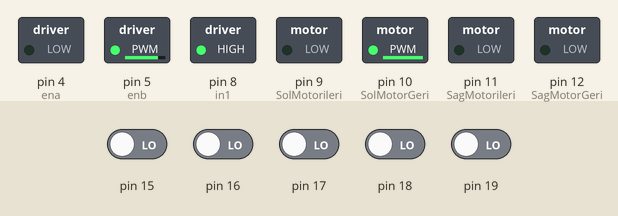
Recording of a sketch running on a simulated Arduino Uno, built with avr-gcc and run on an emulated ATmega328P. On the bench: switched loads named in the sketch (green lamp = pin HIGH). Inputs (shaded band) come from the test bench; at power-on: pin 15–19 LOW.

Above: at 13.9 s.
14.0 s: pin 15 driven HIGH
At 15.2 s:
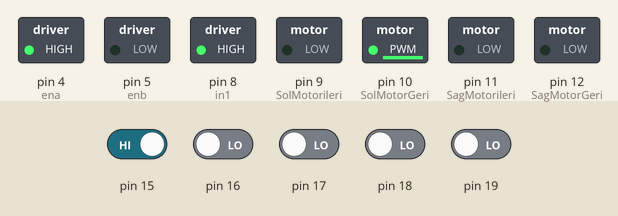
15.5 s: pin 18 driven HIGH
At 16.4 s:
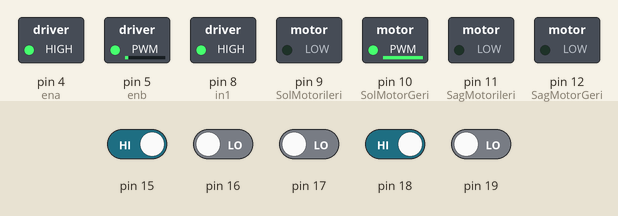
17.0 s: pin 19 driven HIGH
At 17.6 s:
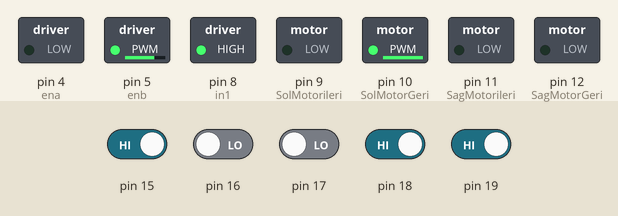
18.5 s: pin 16 driven HIGH
At 19.7 s:
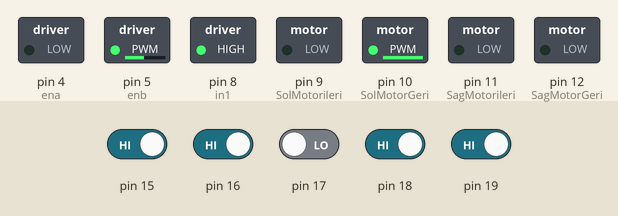
20.0 s: pin 16 driven LOW
At 21.0 s:
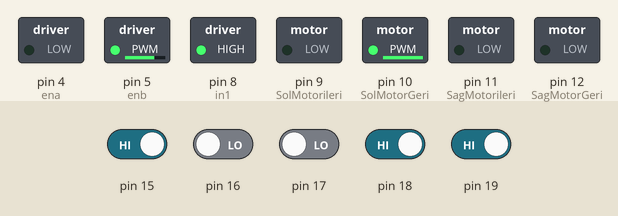
21.5 s: pin 17 driven HIGH
At 22.2 s:
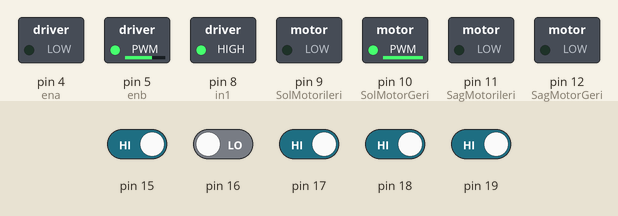
Timing chart, 0 to 24.0 s (numbered marks = the images above; inputs shaded):
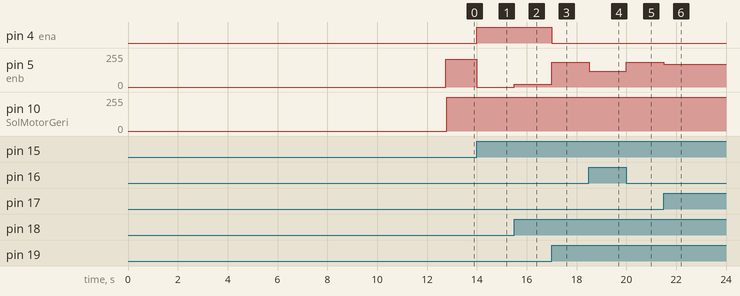

Measured:
- after the input at 14.0 s, pin 4 (ena): LOW → HIGH at once; pin 5 (enb): 210/255 → 0/255 at once
- after the input at 15.5 s, pin 5 (enb): 0/255 → 20/255 at once
- after the input at 17.0 s, pin 4 (ena): HIGH → LOW at once; pin 5 (enb): 20/255 → 186/255 at once
- after the input at 18.5 s, pin 5 (enb): 186/255 → 120/255 at once
- after the input at 20.0 s, pin 5 (enb): 120/255 → 186/255 at once
- after the input at 21.5 s, pin 5 (enb): 186/255 → 170/255 at once

The sketch:

cizgi_izleyen_robot.ino
```cpp
#include <QTRSensors.h>
#define SolMotorileri 9
#define SolMotorGeri 10
#define SagMotorileri 11
#define SagMotorGeri 12
#define ena 4
#define enb 5

#define KP .2
#define KD 5
#define M1_minumum_hiz 120
#define M2_minumum_hiz 120
#define M1_maksimum_hiz 210
#define M2_maksimum_hiz 210
#define MIDDLE_SENSOR 3
#define NUM_SENSORS 5
#define TIMEOUT 2500
#define EMITTER_PIN 2
#define DEBUG 0
int lastError = 0;
int last_proportional = 0;
int integral = 0;
const int in1 = 8;
const int in2 = 9;
const int in3 =  10;
const int in4 =  11;
QTRSensorsRC qtrrc((unsigned char[]) { 19,18,17,16,15} ,NUM_SENSORS, TIMEOUT, EMITTER_PIN);

unsigned int sensorValues[NUM_SENSORS];

void setup() {
pinMode(SolMotorileri,OUTPUT);
pinMode(SolMotorGeri,OUTPUT);
pinMode(SagMotorileri,OUTPUT);
pinMode(SagMotorGeri,OUTPUT);
pinMode(ena,OUTPUT);
pinMode(enb,OUTPUT);
pinMode(in1, OUTPUT);
pinMode(in2, OUTPUT);
pinMode(in3, OUTPUT);
pinMode(in4, OUTPUT);
delay(1500);
manual_calibration();
set_motors(0,0);

}

void loop() {
unsigned int sensors[5];
int position = qtrrc.readLine(sensors);
int error = position - 2000;

int motorSpeed = KP * error + KD * (error - lastError);
lastError = error;

int leftMotorSpeed = M1_minumum_hiz + motorSpeed;
int rightMotorSpeed = M2_minumum_hiz - motorSpeed;

set_motors(leftMotorSpeed, rightMotorSpeed);

}

void set_motors(int motor1speed, int motor2speed)
{
if (motor1speed > M1_maksimum_hiz ) motor1speed = M1_maksimum_hiz; //MAKSÝMUM MOTOR 1 HIZ LÝMÝTÝ
if (motor2speed > M2_maksimum_hiz ) motor2speed = M2_maksimum_hiz; // MAKSÝMUM MOTOR 2 HIZ LÝMÝTÝ
if (motor1speed < 0) motor1speed = 0; // MÝNIMUMMOTOER 1 HIZ LÝMÝTÝ
if (motor2speed < 0) motor2speed = 0; // MÝNÝMUM MOTOR 2 HIZ LÝMÝTÝ
analogWrite(ena,motor1speed);
analogWrite(enb,motor2speed);
digitalWrite(SolMotorileri,HIGH);
digitalWrite(SagMotorileri,HIGH);
digitalWrite(SolMotorGeri,LOW);
digitalWrite(SagMotorGeri,LOW);
digitalWrite(in1, HIGH);
digitalWrite(in2,  LOW);
digitalWrite(in3, HIGH);
digitalWrite(in4,  LOW);

}

void manual_calibration() {

int i;
for (i = 0; i < 250; i++)
{
qtrrc.calibrate(QTR_EMITTERS_ON);
delay(20);
}

if (DEBUG) {
Serial.begin(9600);
for (int i = 0; i < NUM_SENSORS; i++)
{
Serial.print(qtrrc.calibratedMinimumOn[i]);
Serial.print(' ');
}
Serial.println();

for (int i = 0; i < NUM_SENSORS; i++)
{
Serial.print(qtrrc.calibratedMaximumOn[i]);
Serial.print(' ');
}
Serial.println();
Serial.println();
}
}
```
